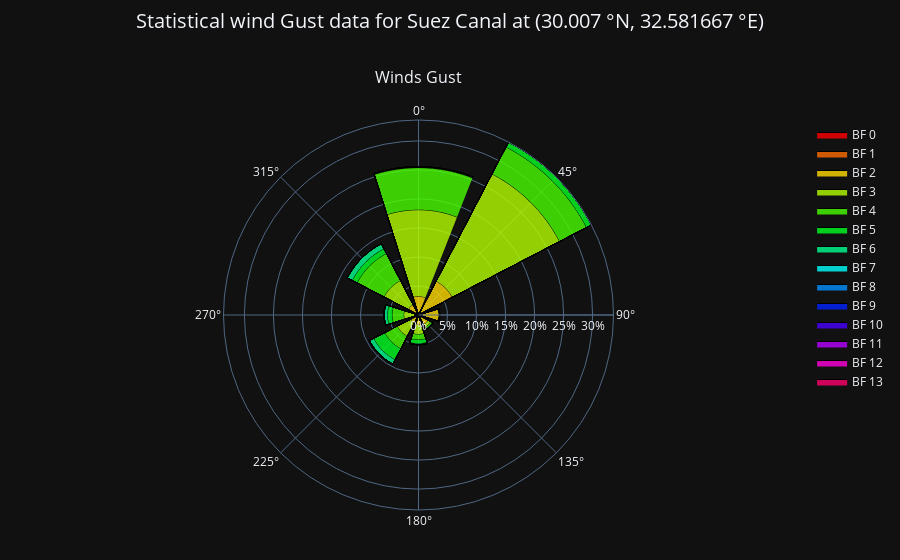

The notebook cell this image was saved under:
### Code cell
wind_rose1(30.007000, 32.581667, datetime.datetime(2017,1,1), datetime.datetime(2017,2,1), speeds=None, num_directions=8)

### Figure 1 — Plotly figure (JSON) as saved in the notebook; plotly's stock layout.template omitted (floating-point values rounded to 4 significant figures; data arrays with more than 128 entries replaced by an {"elided": "..."} marker saying what was removed)
{"data": [{"hoverinfo": "skip", "line": {"color": "rgba(0,0,0,0)"}, "mode": "lines", "r": {"elided": "360 int values"}, "showlegend": false, "subplot": "polar", "theta": {"elided": "360 float values"}, "type": "scatterpolar"}, {"fill": "tonext", "fillcolor": "hsla(0.0, 100, 50, 0.8)", "line": {"color": "black", "width": 1}, "mode": "lines", "name": "BF 0", "r": {"elided": "360 int values"}, "showlegend": true, "subplot": "polar", "theta": {"elided": "360 float values"}, "type": "scatterpolar"}, {"hoverinfo": "skip", "line": {"color": "rgba(0,0,0,0)"}, "mode": "lines", "r": {"elided": "360 int values"}, "showlegend": false, "subplot": "polar", "theta": {"elided": "360 float values"}, "type": "scatterpolar"}, {"fill": "tonext", "fillcolor": "hsla(25.714285714285715, 100, 50, 0.8)", "line": {"color": "black", "width": 1}, "mode": "lines", "name": "BF 1", "r": {"elided": "360 float values"}, "showlegend": true, "subplot": "polar", "theta": {"elided": "360 float values"}, "type": "scatterpolar"}, {"hoverinfo": "skip", "line": {"color": "rgba(0,0,0,0)"}, "mode": "lines", "r": {"elided": "360 float values"}, "showlegend": false, "subplot": "polar", "theta": {"elided": "360 float values"}, "type": "scatterpolar"}, {"fill": "tonext", "fillcolor": "hsla(51.42857142857143, 100, 50, 0.8)", "line": {"color": "black", "width": 1}, "mode": "lines", "name": "BF 2", "r": {"elided": "360 float values"}, "showlegend": true, "subplot": "polar", "theta": {"elided": "360 float values"}, "type": "scatterpolar"}, {"hoverinfo": "skip", "line": {"color": "rgba(0,0,0,0)"}, "mode": "lines", "r": {"elided": "360 float values"}, "showlegend": false, "subplot": "polar", "theta": {"elided": "360 float values"}, "type": "scatterpolar"}, {"fill": "tonext", "fillcolor": "hsla(77.14285714285714, 100, 50, 0.8)", "line": {"color": "black", "width": 1}, "mode": "lines", "name": "BF 3", "r": {"elided": "360 float values"}, "showlegend": true, "subplot": "polar", "theta": {"elided": "360 float values"}, "type": "scatterpolar"}, {"hoverinfo": "skip", "line": {"color": "rgba(0,0,0,0)"}, "mode": "lines", "r": {"elided": "360 float values"}, "showlegend": false, "subplot": "polar", "theta": {"elided": "360 float values"}, "type": "scatterpolar"}, {"fill": "tonext", "fillcolor": "hsla(102.85714285714286, 100, 50, 0.8)", "line": {"color": "black", "width": 1}, "mode": "lines", "name": "BF 4", "r": {"elided": "360 float values"}, "showlegend": true, "subplot": "polar", "theta": {"elided": "360 float values"}, "type": "scatterpolar"}, {"hoverinfo": "skip", "line": {"color": "rgba(0,0,0,0)"}, "mode": "lines", "r": {"elided": "360 float values"}, "showlegend": false, "subplot": "polar", "theta": {"elided": "360 float values"}, "type": "scatterpolar"}, {"fill": "tonext", "fillcolor": "hsla(128.57142857142858, 100, 50, 0.8)", "line": {"color": "black", "width": 1}, "mode": "lines", "name": "BF 5", "r": {"elided": "360 float values"}, "showlegend": true, "subplot": "polar", "theta": {"elided": "360 float values"}, "type": "scatterpolar"}, {"hoverinfo": "skip", "line": {"color": "rgba(0,0,0,0)"}, "mode": "lines", "r": {"elided": "360 float values"}, "showlegend": false, "subplot": "polar", "theta": {"elided": "360 float values"}, "type": "scatterpolar"}, {"fill": "tonext", "fillcolor": "hsla(154.28571428571428, 100, 50, 0.8)", "line": {"color": "black", "width": 1}, "mode": "lines", "name": "BF 6", "r": {"elided": "360 float values"}, "showlegend": true, "subplot": "polar", "theta": {"elided": "360 float values"}, "type": "scatterpolar"}, {"hoverinfo": "skip", "line": {"color": "rgba(0,0,0,0)"}, "mode": "lines", "r": {"elided": "360 float values"}, "showlegend": false, "subplot": "polar", "theta": {"elided": "360 float values"}, "type": "scatterpolar"}, {"fill": "tonext", "fillcolor": "hsla(180.0, 100, 50, 0.8)", "line": {"color": "black", "width": 1}, "mode": "lines", "name": "BF 7", "r": {"elided": "360 float values"}, "showlegend": true, "subplot": "polar", "theta": {"elided": "360 float values"}, "type": "scatterpolar"}, {"hoverinfo": "skip", "line": {"color": "rgba(0,0,0,0)"}, "mode": "lines", "r": {"elided": "360 float values"}, "showlegend": false, "subplot": "polar", "theta": {"elided": "360 float values"}, "type": "scatterpolar"}, {"fill": "tonext", "fillcolor": "hsla(205.71428571428572, 100, 50, 0.8)", "line": {"color": "black", "width": 1}, "mode": "lines", "name": "BF 8", "r": {"elided": "360 float values"}, "showlegend": true, "subplot": "polar", "theta": {"elided": "360 float values"}, "type": "scatterpolar"}, {"hoverinfo": "skip", "line": {"color": "rgba(0,0,0,0)"}, "mode": "lines", "r": {"elided": "360 float values"}, "showlegend": false, "subplot": "polar", "theta": {"elided": "360 float values"}, "type": "scatterpolar"}, {"fill": "tonext", "fillcolor": "hsla(231.42857142857142, 100, 50, 0.8)", "line": {"color": "black", "width": 1}, "mode": "lines", "name": "BF 9", "r": {"elided": "360 float values"}, "showlegend": true, "subplot": "polar", "theta": {"elided": "360 float values"}, "type": "scatterpolar"}, {"hoverinfo": "skip", "line": {"color": "rgba(0,0,0,0)"}, "mode": "lines", "r": {"elided": "360 float values"}, "showlegend": false, "subplot": "polar", "theta": {"elided": "360 float values"}, "type": "scatterpolar"}, {"fill": "tonext", "fillcolor": "hsla(257.14285714285717, 100, 50, 0.8)", "line": {"color": "black", "width": 1}, "mode": "lines", "name": "BF 10", "r": {"elided": "360 float values"}, "showlegend": true, "subplot": "polar", "theta": {"elided": "360 float values"}, "type": "scatterpolar"}, {"hoverinfo": "skip", "line": {"color": "rgba(0,0,0,0)"}, "mode": "lines", "r": {"elided": "360 float values"}, "showlegend": false, "subplot": "polar", "theta": {"elided": "360 float values"}, "type": "scatterpolar"}, {"fill": "tonext", "fillcolor": "hsla(282.85714285714283, 100, 50, 0.8)", "line": {"color": "black", "width": 1}, "mode": "lines", "name": "BF 11", "r": {"elided": "360 float values"}, "showlegend": true, "subplot": "polar", "theta": {"elided": "360 float values"}, "type": "scatterpolar"}, {"hoverinfo": "skip", "line": {"color": "rgba(0,0,0,0)"}, "mode": "lines", "r": {"elided": "360 float values"}, "showlegend": false, "subplot": "polar", "theta": {"elided": "360 float values"}, "type": "scatterpolar"}, {"fill": "tonext", "fillcolor": "hsla(308.57142857142856, 100, 50, 0.8)", "line": {"color": "black", "width": 1}, "mode": "lines", "name": "BF 12", "r": {"elided": "360 float values"}, "showlegend": true, "subplot": "polar", "theta": {"elided": "360 float values"}, "type": "scatterpolar"}, {"hoverinfo": "skip", "line": {"color": "rgba(0,0,0,0)"}, "mode": "lines", "r": {"elided": "360 float values"}, "showlegend": false, "subplot": "polar", "theta": {"elided": "360 float values"}, "type": "scatterpolar"}, {"fill": "tonext", "fillcolor": "hsla(334.2857142857143, 100, 50, 0.8)", "line": {"color": "black", "width": 1}, "mode": "lines", "name": "BF 13", "r": {"elided": "360 float values"}, "showlegend": true, "subplot": "polar", "theta": {"elided": "360 float values"}, "type": "scatterpolar"}], "layout": {"annotations": [{"font": {"size": 16}, "showarrow": false, "text": "Winds Gust", "x": 0.5, "xanchor": "center", "xref": "paper", "y": 1, "yanchor": "bottom", "yref": "paper", "yshift": 30}], "margin": {"b": 50, "l": 40, "r": 20, "t": 120}, "polar": {"angularaxis": {"direction": "clockwise", "rotation": 90}, "domain": {"x": [0, 1], "y": [0, 1]}, "radialaxis": {"angle": 0, "tickformat": ".0%"}}, "polar2": {"angularaxis": {"direction": "clockwise", "rotation": 90}, "radialaxis": {"angle": 0, "tickformat": ".0%"}}, "title": {"font": {"size": 20}, "text": "Statistical wind Gust data for Suez Canal at (30.007 °N, 32.581667 °E)", "x": 0.5, "y": 0.95, "yanchor": "bottom"}}}
